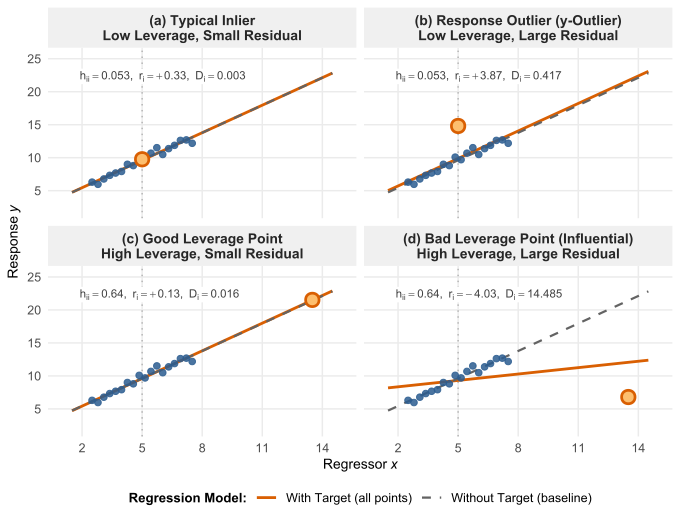

Recreate this plot in R.
# Influence and Outliers: Geometric Taxonomy (Lecture 11)
# Illustrates the 4-quadrant taxonomy of regression points:
#   Quadrant 1: Typical Inlier      (Low leverage, small residual)
#   Quadrant 2: y-Outlier           (Low leverage, large residual)
#   Quadrant 3: Good Leverage Point (High leverage, small residual)
#   Quadrant 4: Bad Leverage Point  (High leverage, large residual - influential)
#
# Generates: influence-geometry.pdf

library(ggplot2)

# ---- Plot configuration & theme ----------------------------------------------
pt_base_col   <- "#2b5c8f"    # Slate blue for baseline points
pt_target_col <- "#d95f02"    # Red-orange for target observation
line_full_col <- "#d95f02"    # Line with target point (solid)
line_base_col <- "#636363"    # Line without target point (dashed)

theme_lecture <- function() {
  theme_minimal(base_size = 11) +
    theme(
      panel.background = element_rect(fill = "transparent", colour = NA),
      plot.background  = element_rect(fill = "transparent", colour = NA),
      legend.background = element_rect(fill = "transparent", colour = NA),
      legend.box.background = element_rect(fill = "transparent", colour = NA),
      panel.grid.minor = element_blank(),
      strip.text = element_text(size = 10, face = "bold", colour = "grey15"),
      strip.background = element_rect(fill = "#f0f0f0", colour = NA),
      axis.title = element_text(size = 10),
      axis.text = element_text(size = 9)
    )
}

# Determine output directory
fig_dir <- if (file.exists("delivery.csv")) {
  "."
} else if (dir.exists("11_influence-outliers/figures")) {
  "11_influence-outliers/figures"
} else if (dir.exists("figures")) {
  "figures"
} else {
  "."
}

# ---- Generate synthetic baseline data ----------------------------------------
set.seed(42)
n_base <- 18
x_base <- seq(2.5, 7.5, length.out = n_base)
# True relationship: y = 2.0 + 1.5 * x + e, e ~ N(0, 0.4^2)
e_base <- rnorm(n_base, mean = 0, sd = 0.40)
y_base <- 2.0 + 1.5 * x_base + e_base

fit_base <- lm(y_base ~ x_base)
b0_base  <- coef(fit_base)[1]
b1_base  <- coef(fit_base)[2]

# Centroid of baseline
x_bar <- mean(x_base)   # 5.0
y_hat_center <- b0_base + b1_base * x_bar

# ---- Define the 4 target points ----------------------------------------------
# 1. Inlier: low leverage (at x = 5.0), small residual (on regression line)
# 2. y-Outlier: low leverage (at x = 5.0), large residual (+5.2 units above line)
# 3. Good Leverage: high leverage (at x = 13.5), small residual (conforms to line)
# 4. Bad Leverage: high leverage (at x = 13.5), discordant y (pulled down to y = 6.8)

x_target_high <- 13.5
y_target_good <- b0_base + b1_base * x_target_high + 0.1   # ~21.5
y_target_bad  <- 6.8                                       # severe drop

scenarios <- list(
  q1 = list(
    panel_title = "(a) Typical Inlier\nLow Leverage, Small Residual",
    x_t = 5.0,
    y_t = y_hat_center + 0.15,
    desc = "Target conforms to local pattern\nLine unaffected"
  ),
  q2 = list(
    panel_title = "(b) Response Outlier (y-Outlier)\nLow Leverage, Large Residual",
    x_t = 5.0,
    y_t = y_hat_center + 5.2,
    desc = "Shifts intercept upward\nSlope virtually unchanged"
  ),
  q3 = list(
    panel_title = "(c) Good Leverage Point\nHigh Leverage, Small Residual",
    x_t = x_target_high,
    y_t = y_target_good,
    desc = "Conforms to linear trend\nStabilizes slope, precision increases"
  ),
  q4 = list(
    panel_title = "(d) Bad Leverage Point (Influential)\nHigh Leverage, Large Residual",
    x_t = x_target_high,
    y_t = y_target_bad,
    desc = "Extreme leverage + discordance\nPulls regression line toward itself"
  )
)

# ---- Build data frames for plotting ------------------------------------------
plot_points <- data.frame()
plot_lines  <- data.frame()
plot_annot  <- data.frame()

grid_x <- seq(1.5, 14.5, length.out = 150)


for (s_id in names(scenarios)) {
  s <- scenarios[[s_id]]
  
  # Data for this scenario (18 baseline + 1 target = 19 points)
  df_scen <- data.frame(
    x = c(x_base, s$x_t),
    y = c(y_base, s$y_t),
    type = c(rep("Baseline", n_base), "Target"),
    panel = s$panel_title
  )
  
  fit_all <- lm(y ~ x, data = df_scen)
  
  # Diagnostics for target point (row 19)
  h_all    <- hatvalues(fit_all)
  r_all    <- rstandard(fit_all)
  cook_all <- cooks.distance(fit_all)
  
  h_t    <- h_all[19]
  r_t    <- r_all[19]
  cook_t <- cook_all[19]
  b0_all <- coef(fit_all)[1]
  b1_all <- coef(fit_all)[2]
  
cat(sprintf("%s:\n", gsub("\n", " - ", s$panel_title)))
cat(sprintf("  Target Point : (x = %.2f, y = %.2f)\n", s$x_t, s$y_t))
cat(sprintf("  Diagnostics  : h_ii = %.3f (2p/n = %.3f), r_i = %+.2f, Cook's D = %.3f\n",
             h_t, 2 * 2 / 19, r_t, cook_t))
cat(sprintf("  Slope without: b1 = %.3f | Slope with: b1 = %.3f (delta = %+.3f)\n\n",
             b1_base, b1_all, b1_all - b1_base))
  
  # Line predictions across grid_x
  lines_scen <- rbind(
    data.frame(
      panel = s$panel_title,
      x = grid_x,
      y = b0_base + b1_base * grid_x,
      model = "Without Target (baseline)"
    ),
    data.frame(
      panel = s$panel_title,
      x = grid_x,
      y = b0_all + b1_all * grid_x,
      model = "With Target (all points)"
    )
  )
  
  # Annotation label showing key diagnostics inside each panel
  # (plotmath ignores "\n", so all three values go on one line)
  diag_label <- sprintf("h[ii] == %.3f*','~~r[i] == %+.2f*','~~D[i] == %.3f",
                        h_t, r_t, cook_t)
  annot_scen <- data.frame(
    panel = s$panel_title,
    x = 1.8,
    y = 23.5,
    label = diag_label
  )
  
  plot_points <- rbind(plot_points, df_scen)
  plot_lines  <- rbind(plot_lines, lines_scen)
  plot_annot  <- rbind(plot_annot, annot_scen)
}

# Preserve factor order of panels
panel_levels <- sapply(scenarios, function(s) s$panel_title)
plot_points$panel <- factor(plot_points$panel, levels = panel_levels)
plot_lines$panel  <- factor(plot_lines$panel, levels = panel_levels)
plot_annot$panel  <- factor(plot_annot$panel, levels = panel_levels)

# Separate points into baseline and target for clean layer styling
pts_base   <- subset(plot_points, type == "Baseline")
pts_target <- subset(plot_points, type == "Target")

# ---- Construct 4-panel ggplot ------------------------------------------------
p_geom <- ggplot() +
  # Reference line for x_bar centroid in regressor space
  geom_vline(xintercept = x_bar, linetype = "dotted", colour = "grey70", linewidth = 0.5) +
  # Fitted lines
  geom_line(
    data = plot_lines,
    aes(x = x, y = y, colour = model, linetype = model, linewidth = model)
  ) +
  # Baseline points
  geom_point(
    data = pts_base,
    aes(x = x, y = y),
    colour = pt_base_col,
    size = 1.9,
    alpha = 0.85
  ) +
  # Target point with highlight ring
  geom_point(
    data = pts_target,
    aes(x = x, y = y),
    colour = pt_target_col,
    fill = "#fdbf6f",
    shape = 21,
    size = 3.6,
    stroke = 1.4
  ) +
  # Diagnostic metrics annotation (filled box so the x-bar line does not cross the text)
  geom_label(
    data = plot_annot,
    aes(x = x, y = y, label = label),
    parse = TRUE,
    hjust = 0,
    vjust = 1,
    size = 2.9,
    colour = "grey25",
    fill = "white",
    linewidth = 0,
    label.padding = unit(0.12, "lines")
  ) +
  # Faceting: 2x2 grid corresponding to the 4 quadrants
  facet_wrap(~ panel, nrow = 2, ncol = 2) +
  scale_colour_manual(
    name = "Regression Model:",
    values = c(
      "Without Target (baseline)" = line_base_col,
      "With Target (all points)"  = line_full_col
    )
  ) +
  scale_linetype_manual(
    name = "Regression Model:",
    values = c(
      "Without Target (baseline)" = "dashed",
      "With Target (all points)"  = "solid"
    )
  ) +
  scale_linewidth_manual(
    name = "Regression Model:",
    values = c(
      "Without Target (baseline)" = 0.75,
      "With Target (all points)"  = 0.95
    )
  ) +
  scale_x_continuous(
    name = expression(Regressor ~ italic(x)),
    limits = c(1.0, 15.0),
    breaks = seq(2, 14, by = 3)
  ) +
  scale_y_continuous(
    name = expression(Response ~ italic(y)),
    limits = c(2.0, 25.5),
    breaks = seq(5, 25, by = 5)
  ) +
  theme_lecture() +
  theme(
    legend.position = "bottom",
    legend.title = element_text(size = 9.5, face = "bold"),
    legend.text = element_text(size = 9),
    legend.margin = margin(t = -3, b = 2)
  )

# ---- Save PDF ----------------------------------------------------------------
out_path <- file.path(fig_dir, "influence-geometry.pdf")
ggsave(
  filename = out_path,
  plot = p_geom,
  bg = "transparent",
  device = cairo_pdf,
  width = 6.8,
  height = 5.2
)
